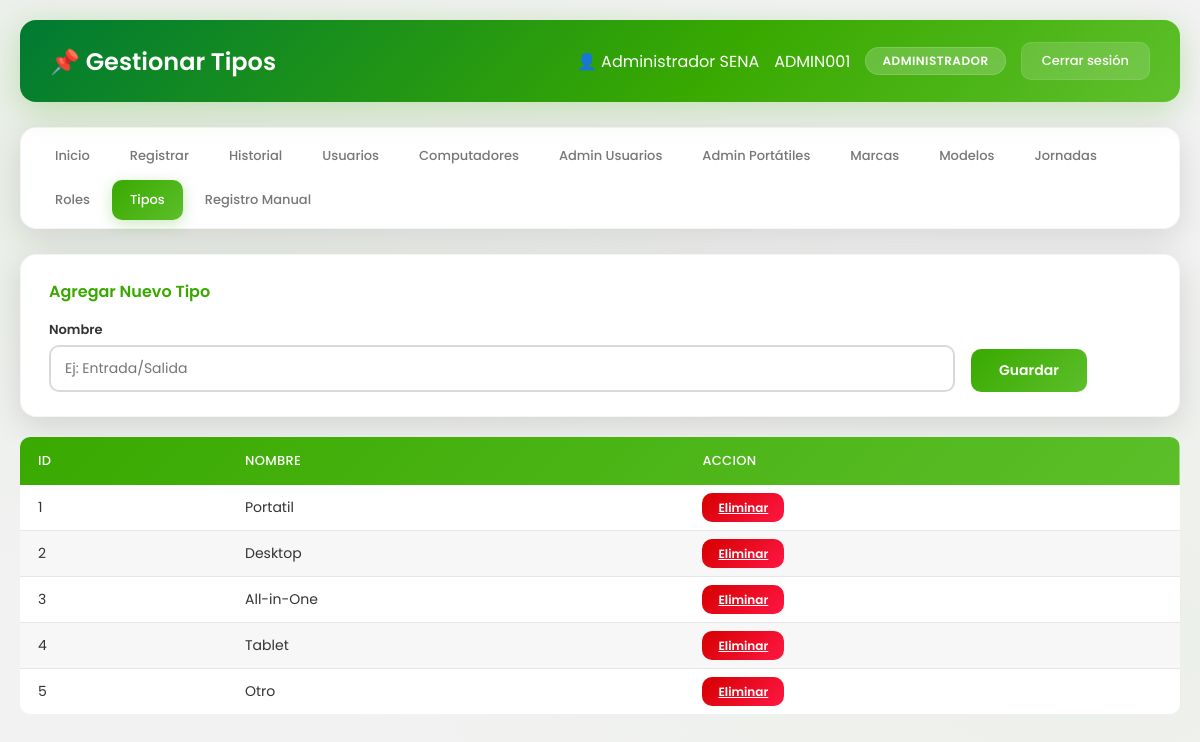
Page /admin/tipo.php (signed in) on the committed database.
### tables this page shows
CREATE TABLE tipo (
    id int(11) NOT NULL AUTO_INCREMENT,
    nombre varchar(50) NOT NULL,
    PRIMARY KEY (id),
    UNIQUE KEY nombre (nombre)
);

### admin/tipo.php (the view, shortened to what this page needs)
<?php
require_once '../config/db.php';
$titulo = 'Gestionar Tipos';
$tipos = $pdo->query("SELECT * FROM tipo ORDER BY id")->fetchAll();
?>
<!DOCTYPE html>
<html lang="es">
<head>
    <link rel="stylesheet" href="../css/style.css">
</head>
<body>
    <div class="dashboard-container">
        <div class="header">
            <h1>📌 <?= $titulo ?></h1>
            <div class="user-info">
                <span>👤 <?= htmlspecialchars($_SESSION['nombre_completo']) ?></span>
                <span> <?= htmlspecialchars($_SESSION['carnet']) ?></span>
                <span class="badge"><?= htmlspecialchars($_SESSION['rol']) ?></span>
                <a href="../logout.php" class="btn-logout">Cerrar sesión</a>
            </div>
        </div>
        <?php include '../includes/menu.php'; ?>
        <div class="card">
            <h3>Agregar Nuevo Tipo</h3>
            <form action="guardar_tipo.php" method="POST">
                <div class="form-row">
                    <div class="form-group">
                        <label>Nombre</label>
                        <input type="text" name="nombre" placeholder="Ej: Entrada/Salida" required>
                    </div>
                    <div class="form-group" style="flex: 0 0 auto;">
                        <button type="submit" class="btn-success">Guardar</button>
                    </div>
                </div>
            </form>
        </div>
        <table>
            <thead>
                <tr>
                    <th>ID</th>
                    <th>Nombre</th>
                    <th>Accion</th>
                </tr>
            </thead>
            <tbody>
                <?php foreach ($tipos as $t): ?>
                    <tr>
                        <td><?= $t['id'] ?></td>
                        <td><?= htmlspecialchars($t['nombre']) ?></td>
                        <td>
                            <a href="eliminar.php?tabla=tipo&id=<?= $t['id'] ?>"
                                onclick="return confirm('¿Seguro que quieres eliminar este tipo?');"
                                class="btn-danger btn-sm">Eliminar</a>
                        </td>
                    </tr>
                <?php endforeach; ?>
            </tbody>
        </table>
    </div>
</body>
</html>

### css/style.css (style rules this page uses)
:root { --primary: #39A900; --primary-light: #5CBF2A; --primary-dark: #007A33; --secondary: #7AC943; --accent: #FFCC00; --success: #39A900; --danger: #D50000; --warning: #FFB300; --gold: #FFCC00; --white: #FFFFFF; --gray-light: #F2F2F2; --gray: #777777; --dark: #333333; --shadow: 0 8px 32px rgba(0,0,0,0.12); --shadow-hover: 0 12px 48px rgba(0,0,0,0.18); --radius: 16px; --radius-sm: 10px; }
* { margin: 0; padding: 0; box-sizing: border-box; }
body { font-family: 'Poppins', 'Segoe UI', sans-serif; background: var(--gray-light); color: var(--dark); min-height: 100vh; background-image: radial-gradient( ellipse at 10% 20%, rgba(57, 169, 0, 0.05) 0%, transparent 50% ), radial-gradient( ellipse at 90% 80%, rgba(122, 201, 67, 0.05) 0%, transparent 50% ); }
.dashboard-container { max-width: 1360px; margin: 0 auto; padding: 20px; }
.header { background: linear-gradient( 135deg, var(--primary-dark)0%, var(--primary) 60%, var(--primary-light) 100% ); color: white; border-radius: var(--radius); padding: 22px 30px; box-shadow: 0 8px 32px rgba(57, 169, 0, 0.25); margin-bottom: 25px; display: flex; justify-content: space-between; align-items: center; position: relative; overflow: hidden; }
.header::before { content: ''; position: absolute; top: -50%; right: -10%; width: 300px; height: 300px; background: radial-gradient( circle, rgba(122, 201, 67, 0.12) 0%, transparent 70% ); border-radius: 50%; }
.header h1 { font-size: 24px; font-weight: 600; position: relative; z-index: 1; }
.user-info { display: flex; align-items: center; gap: 15px; position: relative; z-index: 1; }
.badge { background: rgba(255,255,255,0.2); color: white; padding: 4px 16px; border-radius: 20px; font-size: 12px; font-weight: 600; text-transform: uppercase; letter-spacing: 0.5px; backdrop-filter: blur(5px); border: 1px solid rgba(255,255,255,0.15); }
.btn-logout { background: rgba(255,255,255,0.15); color: white; padding: 8px 20px; border-radius: var(--radius-sm); text-decoration: none; font-size: 13px; font-weight: 500; transition: all 0.3s; backdrop-filter: blur(5px); border: 1px solid rgba(255,255,255,0.1); }
.card { background: white; padding: 24px 28px; border-radius: var(--radius); box-shadow: var(--shadow); margin-bottom: 20px; border: 1px solid rgba(0,0,0,0.04); transition: all 0.3s; }
.card h3 { color: #39A900; margin-bottom: 16px; font-size: 16px; font-weight: 600; display: flex; align-items: center; gap: 10px; }
table { width: 100%; background: white; border-radius: var(--radius-sm); overflow: hidden; border-collapse: collapse; }
thead { background: linear-gradient( 135deg, #39A900, #5CBF2A ); color: white; }
thead th { padding: 14px 18px; text-align: left; font-weight: 500; font-size: 13px; text-transform: uppercase; letter-spacing: 0.3px; }
tbody td { padding: 12px 18px; border-bottom: 1px solid #E6E6E6; font-size: 14px; }
tbody tr:nth-child(even) { background: #F7F7F7; }
tbody tr:last-child td { border-bottom: none; }
.form-row { display: flex; flex-wrap: wrap; gap: 16px; align-items: flex-end; }
.form-group { flex: 1; min-width: 180px; }
.form-group label { display: block; margin-bottom: 5px; font-weight: 600; color: var(--dark); font-size: 13px; }
.form-group input, .form-group select, .form-group textarea { width: 100%; padding: 11px 14px; border: 2px solid #D9D9D9; border-radius: var(--radius-sm); font-size: 14px; transition: all 0.3s; font-family: 'Poppins', sans-serif; background: white; }
.btn-success { background: linear-gradient( 135deg, #39A900, #5CBF2A ); color: white; border: none; padding: 11px 28px; border-radius: var(--radius-sm); cursor: pointer; font-weight: 600; font-size: 14px; transition: all 0.3s; font-family: 'Poppins', sans-serif; }
.btn-danger { background: linear-gradient( 135deg, #D50000, #FF1744 ); color: white; border: none; padding: 11px 28px; border-radius: var(--radius-sm); cursor: pointer; font-weight: 600; font-size: 14px; transition: all 0.3s; font-family: 'Poppins', sans-serif; }
.btn-sm { padding: 6px 16px; font-size: 12px; }

### rows in the picture
tipo: id "1", nombre "Portatil"
tipo: id "2", nombre "Desktop"
tipo: id "3", nombre "All-in-One"
tipo: id "4", nombre "Tablet"
tipo: id "5", nombre "Otro"

### other values in the picture
$titulo "Gestionar Tipos"
$_SESSION['nombre_completo'] "Administrador SENA"
$_SESSION['carnet'] "ADMIN001"
$_SESSION['rol'] "ADMINISTRADOR"
